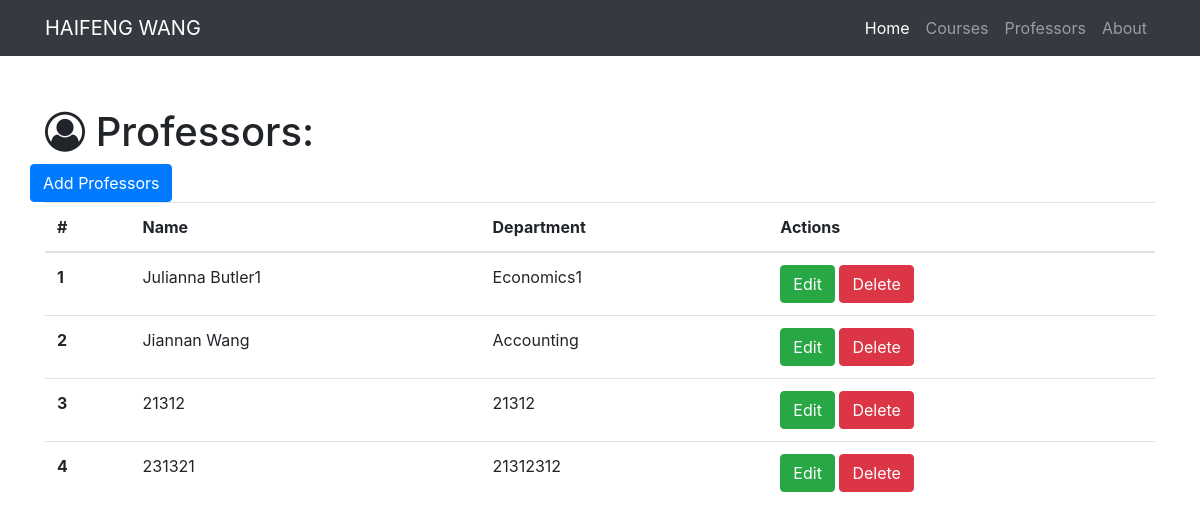
The app's page /professors, older data.
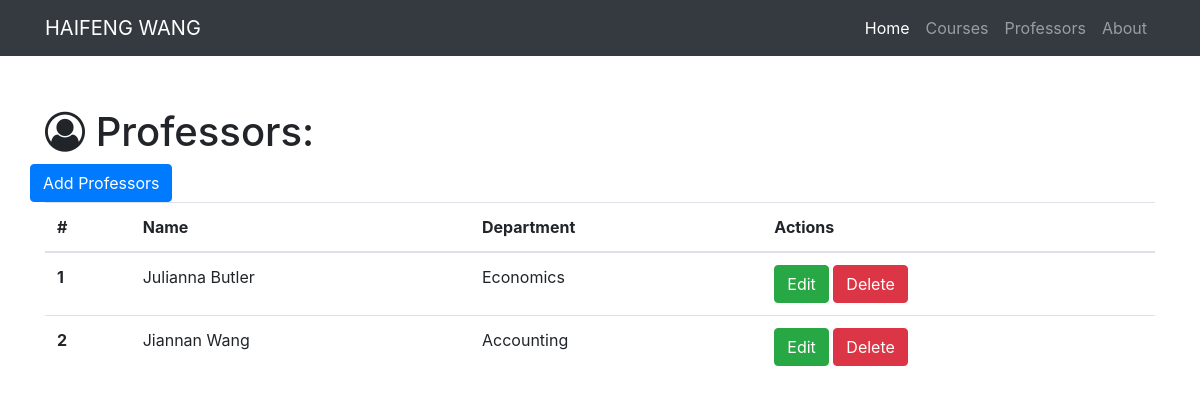
The same page, newer data.
### resume.py (models this page shows)
class Professor(db.Model):
    __tablename__ = 'professors'
    id = db.Column(db.Integer, primary_key=True)
    name = db.Column(db.String(64))
    department = db.Column(db.Text)
    courses = db.relationship('Course', backref='professor', cascade="delete")

### resume.py (the view)
@app.route('/professors')
def show_all_professors():
    professors = Professor.query.all()
    return render_template('professor-all.html', professors=professors)

### templates/professor-all.html (shortened to what this page needs)
{% extends "home-base.html"%}
{% block page_content%}
  <div class="container">
    <h1 class="mt-5"><i class="fa fa-user-circle-o" aria-hidden="true"></i> Professors:</h1>
    <div class="row bottom-margin">
      <a href="/professor/add" class="btn btn-primary" role="button" aria-disabled="true">Add Professors</a>
    </div>
    {% if professors %}
      <table class="table">
        <thead>
          <tr>
            <th>#</th>
            <th>Name</th>
            <th>Department</th>
            <th>Actions</th>
          </tr>
        </thead>
        <tbody>
          {% for professor in professors %}
          <tr>
              <th scope="row">{{professor.id}}</th>
              <td>{{professor.name}}</td>
              <td>{{professor.department}}</td>
              <td>
                <a href="/professor/edit/{{professor.id}}" class="btn btn-success" role="button">Edit</a>
                <a href="/professor/delete/{{professor.id}}" class="btn btn-danger" role="button">Delete</a>
              </td>
          </tr>
          {% endfor%}
        </tbody>
      </table>
    {% else %}
      <h3>There is no professors in the database yet.</h3>
    {% endif %}
  </div>
{% endblock%}

Row changes from the older to the newer data that the page shows:
removed Professor: id "3", name "21312", department "21312"
removed Professor: id "4", name "231321", department "21312312"
changed Professor id 1: name "Julianna Butler1" → "Julianna Butler"; department "Economics1" → "Economics"
